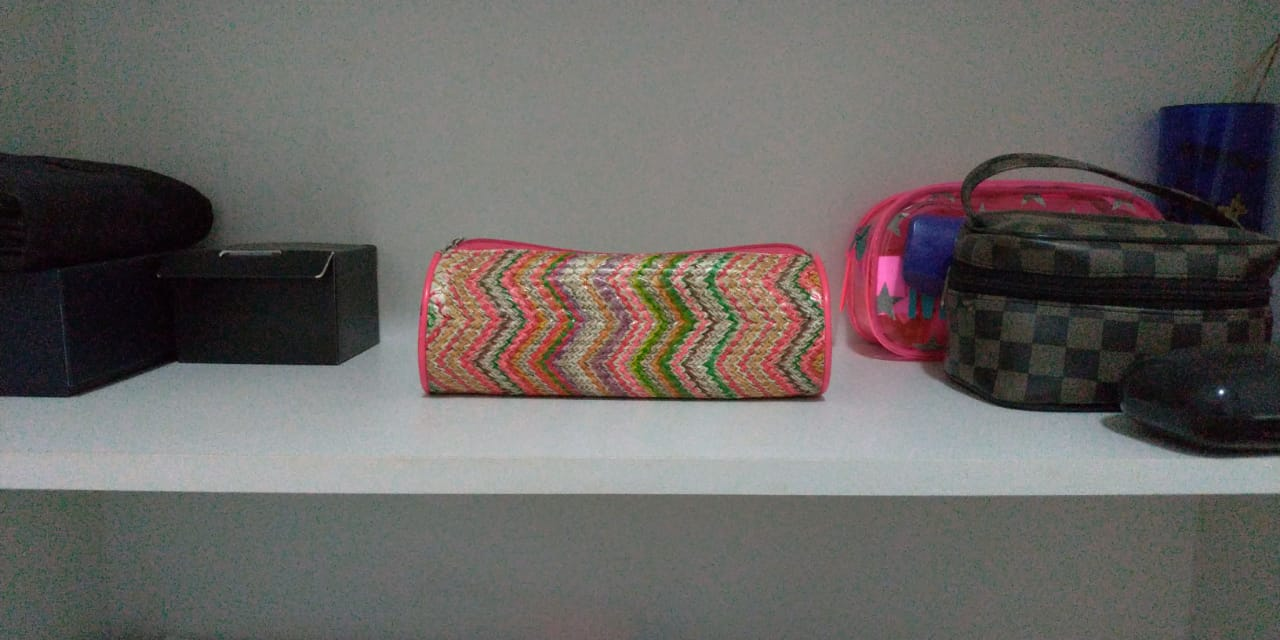
#> input picture imagens/imagem1.jpeg, 1280 x 640 px
$ python mascara.py
#> lines starting #> are read from the running program, lines starting #| are printed output that depends on the picture; after the words box and inside, x2 and y2 are one past the last pixel; in counts of white or black regions, pixels touching at a corner belong together
import cv2
import numpy as np

img1 = cv2.imread('../imagens/imagem1.jpeg')
#> img1 is the input picture: shape (640, 1280, 3); mean B, G, R 99.4, 101.8, 105.4
img2 = cv2.imread('../imagens/imagem2.jpeg')
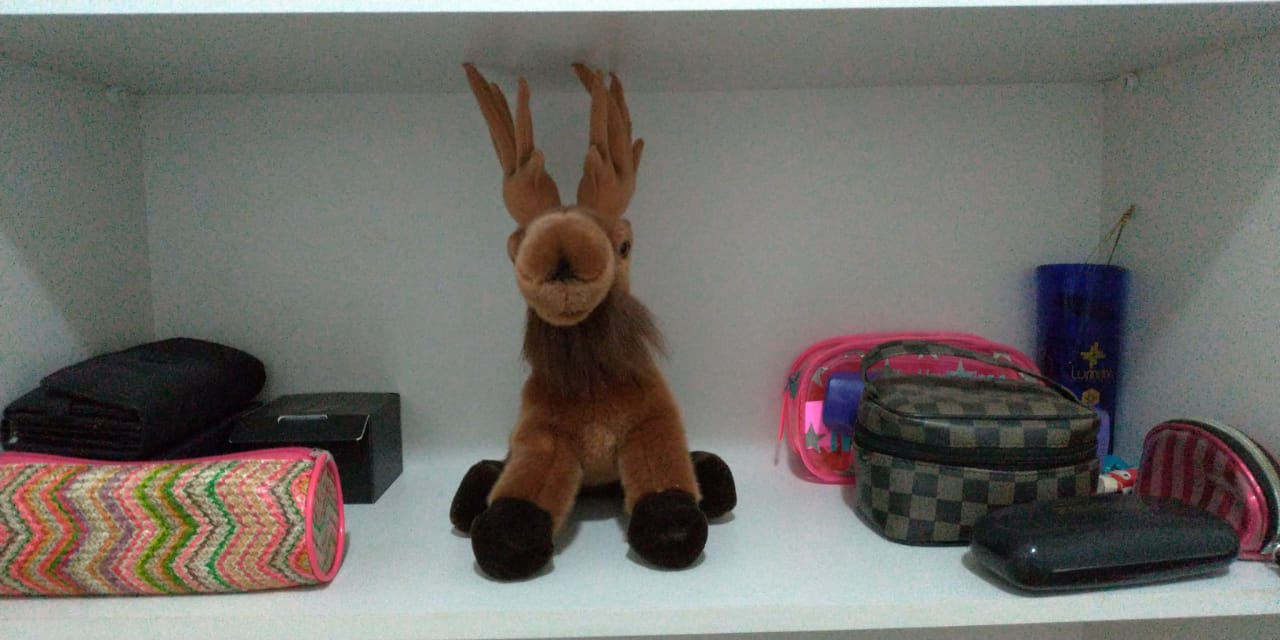
#> input picture imagens/imagem2.jpeg, 1280 x 640 px
#> img2 is the input picture: shape (640, 1280, 3); mean B, G, R 104, 108.3, 110.9

#linhas, colunas, cores = img1.shape # Da o valor máximo de linhas e colunas

#roi = img1[0:linhas, 0:colunas] # Pega os vetores BGR de todos os pixels da imagem 1
#roi2 = img2[0:linhas, 0:colunas] # Pega os vetores BGR de todos os picels da imagem 2

# converte a img1 na escala cinza
gray = cv2.cvtColor(img1, cv2.COLOR_BGR2GRAY)

# Tudo que for acima da intensidade de 100 passa a ser branco, e abaixo preto.
ret, mask = cv2.threshold(gray, 100, 255, cv2.THRESH_BINARY)
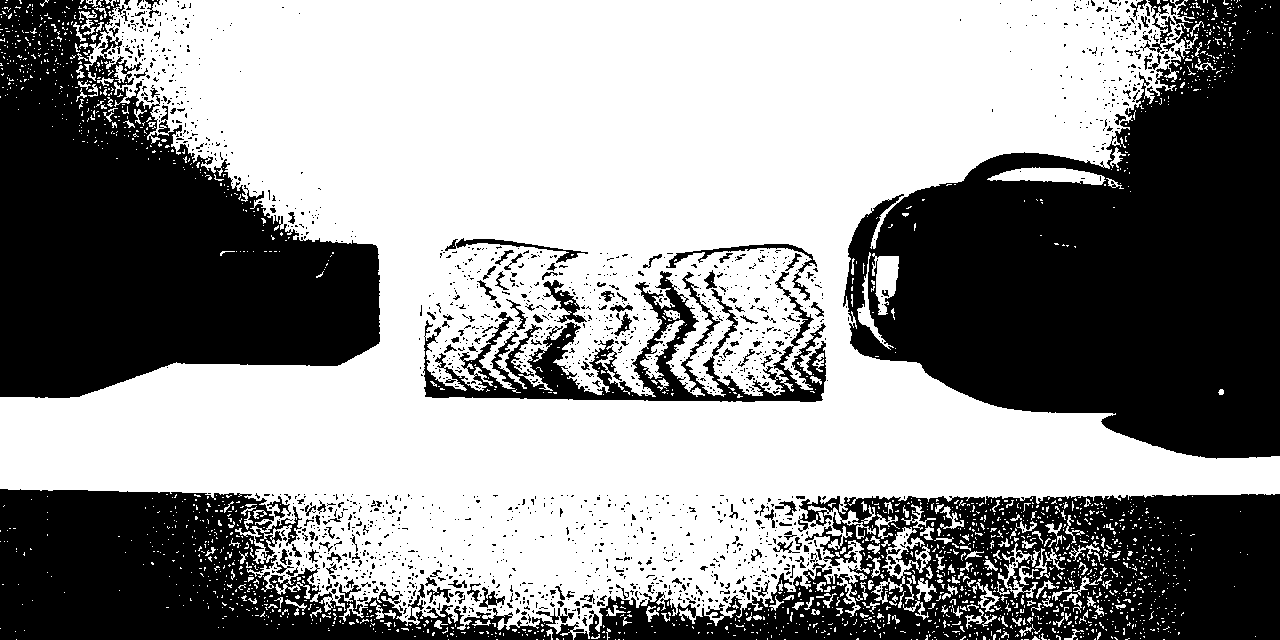
#> mask: shape (640, 1280); 57.3% white; 1742 black regions (1572 under 20 px), largest, box (x1, y1, x2, y2) and area: (843, 0, 1280, 459) 121722, (0, 0, 380, 398) 89967, (574, 494, 1280, 640) 61018

# Tudo que era branco passa a ser preto, e vice versa
mask_inv = cv2.bitwise_not(mask)

# Cria uma imagem res, onde os pixels brancos da mask passam a ser o pixels da img1, e o resto é preto
res = cv2.bitwise_and(img1, img1, mask=mask_inv)
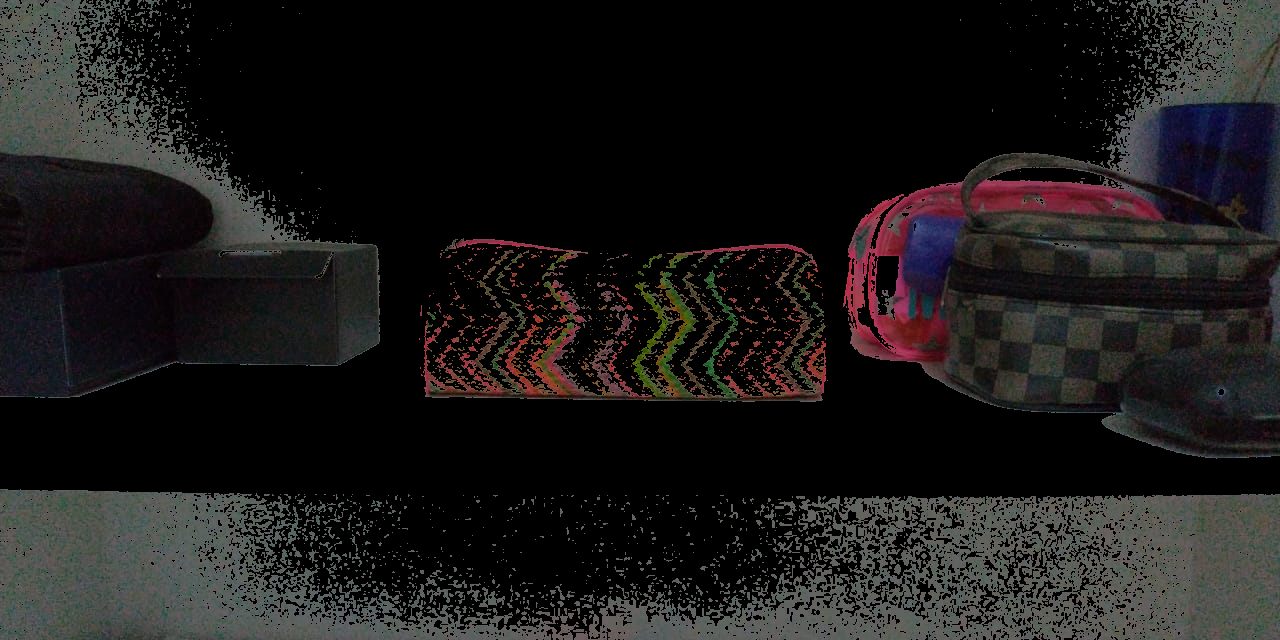
#> res: shape (640, 1280, 3); mean B, G, R 25.3, 25.7, 27.5

# Cria uma imagem res2, onde os pixels brancos da mask_inv passam a ser o pixels da img2, e o resto é preto
res2 = cv2.bitwise_and(img2, img2, mask=mask)
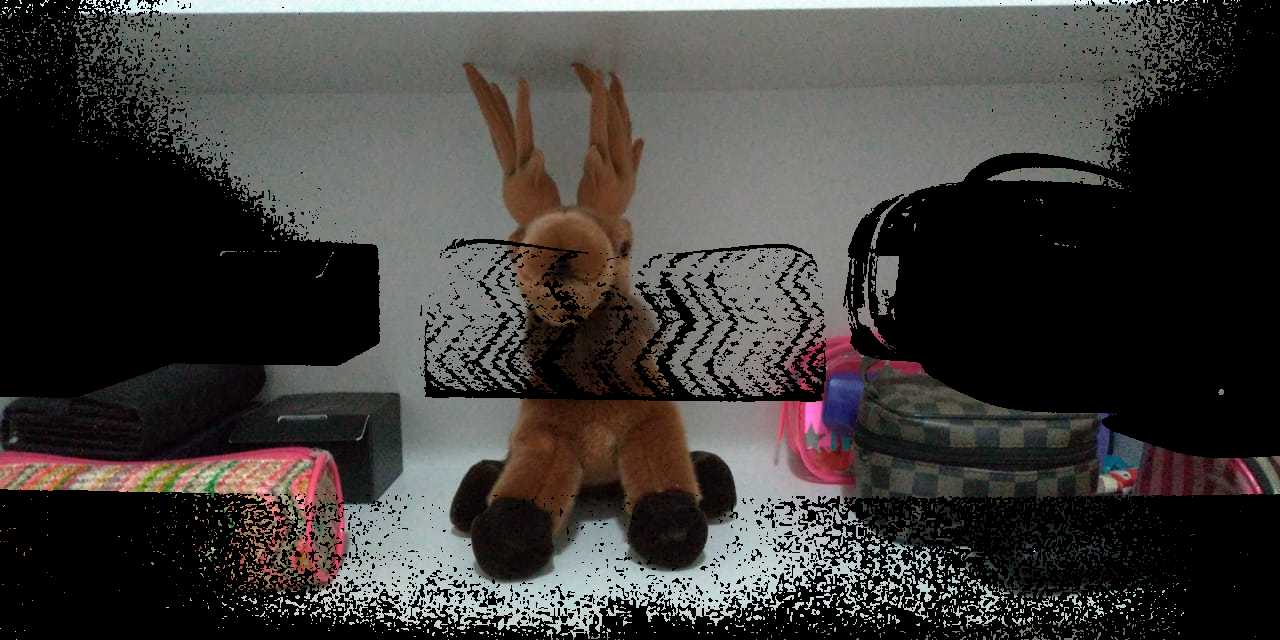
#> res2: shape (640, 1280, 3); mean B, G, R 57.4, 60, 62.3

#Soma o valor dos pixels do resultado 1 com resultado 2, ou seja, onde em uma imagem é preto, passar a ser o pixel da outra imagem
final = cv2.add(res, res2)
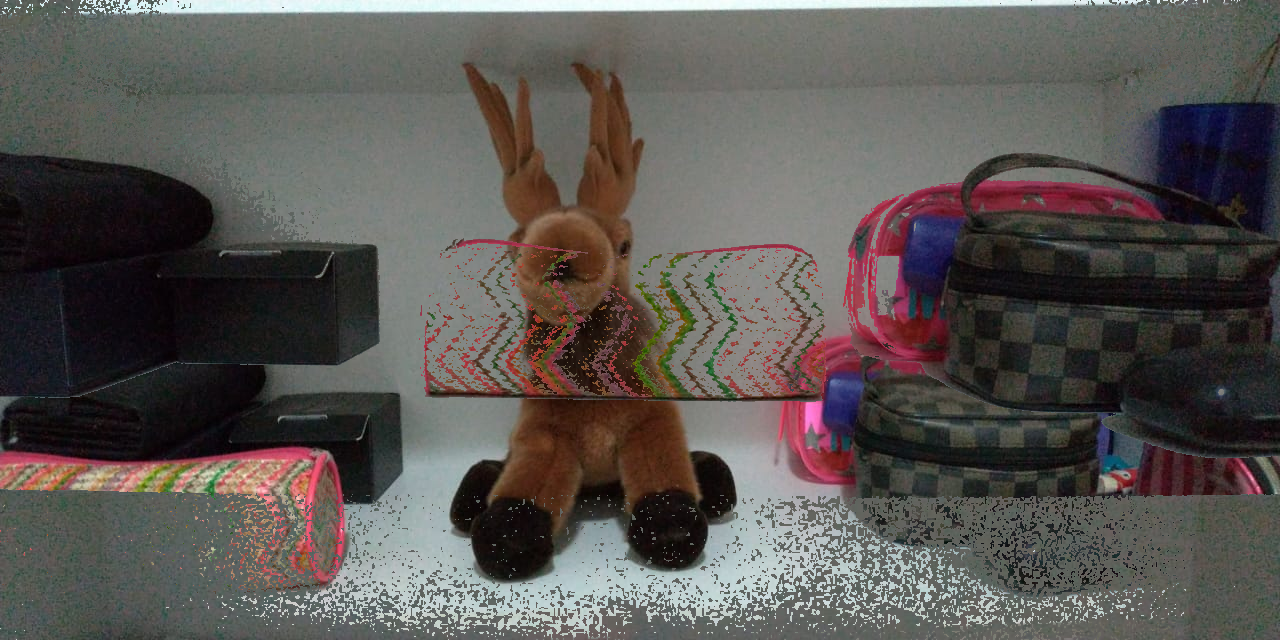
#> final: shape (640, 1280, 3); mean B, G, R 82.7, 85.7, 89.9

# cv2.imshow('img1', img1)
# cv2.imshow('img2', img2)
cv2.imshow('final', final)
# cv2.imshow('mask', mask)

cv2.waitKey(0)
cv2.destroyAllWindows()
